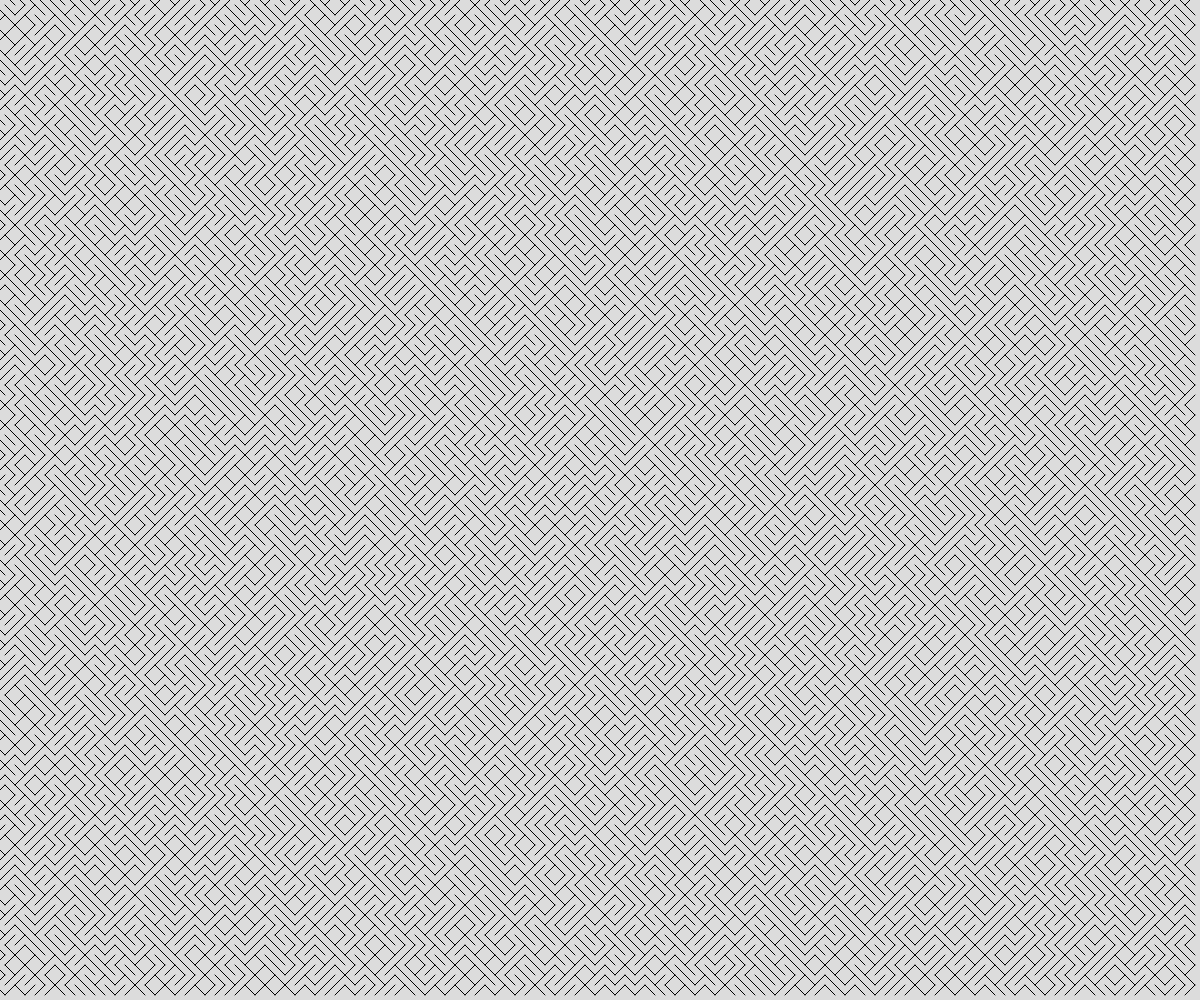
Frame 1 (no input)
Frame 60 (no input): identical to frame 1, image omitted
Frame 120 (the mouse pressed at the canvas centre since frame 60): identical to frame 1, image omitted

The p5.js sketch that drew this single still picture (run headless with seeded random() and noise() and a simulated clock; from frame 60 on, the mouse is pressed at the canvas centre):

// p5.js sketch
// ── sketch.js
// nested loops and arrays demo
// Rainn Morphy
// Oct 4, 2024

const TILESIZE = 10; // detail of the pattern
let bagOfTiles = []; // an array of tiles/slopes

function setup() {
  createCanvas(windowWidth, windowHeight);
  for (let x = 0; x < width; x += TILESIZE) { // generates along the x axis till reaching the width
    for (let y = 0; y < height; y += TILESIZE) { // generates along the y axis till reaching the height
      let oneOfTheTiles = tilingTile(x, y); // adds spawned tiles/slopes to the 'bag' or the array
      bagOfTiles.push(oneOfTheTiles);
    }
  }
}

function draw() {
  background(220);

  for (let favoriteTile of bagOfTiles) {
    line(favoriteTile.x1, favoriteTile.y1, favoriteTile.x2, favoriteTile.y2); //  displays tiles/slopes out of your 'bag'
  }
}

function tilingTile(x, y) { // spawns tiles/slopes
  let aSingleTile; // creates a tile/slope
  let tileChoice = random(100); // chooses the direction of the tile/slope

  if (tileChoice < 50) {
    // line tiles/slopes negatively/rightwards
    aSingleTile = {
      x1: x - TILESIZE / 2,
      y1: y - TILESIZE / 2,
      x2: x + TILESIZE / 2,
      y2: y + TILESIZE / 2,
    };
  }
  else {
    // line tiles/slopes positively/leftwards
    aSingleTile = {
      x1: x - TILESIZE / 2,
      y1: y + TILESIZE / 2,
      x2: x + TILESIZE / 2,
      y2: y - TILESIZE / 2,
    };
  }

  return aSingleTile; // returns the tile/slope to be added to the array
}
